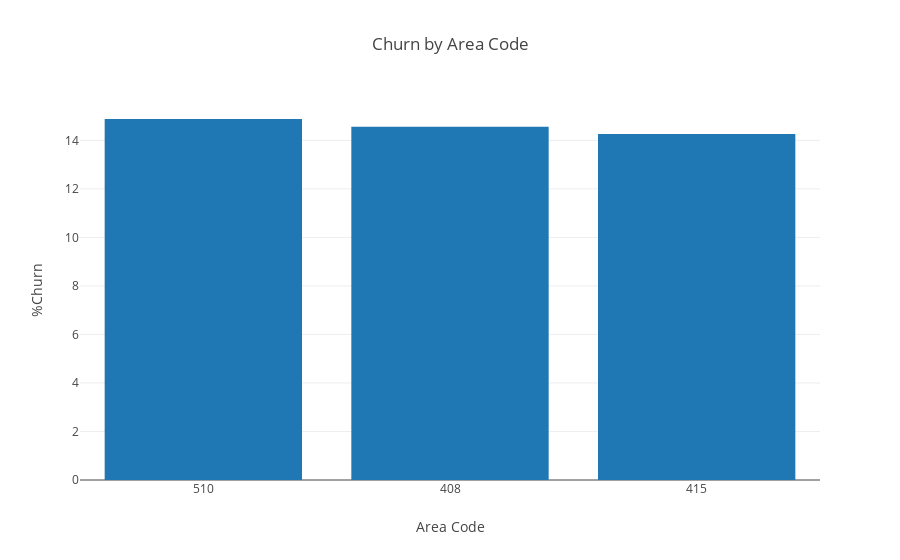

Write notebook code for a chart like this one.
### Code cell
barPlot(pctgChurnByAreaCode, title='Churn by Area Code', 
          xaxis="Area Code", yaxis="%Churn", xcat=True)

### Figure 1 — Plotly figure (JSON) as saved in the notebook; plotly's stock layout.template omitted (floating-point values rounded to 4 significant figures)
{"data": [{"type": "bar", "x": [510, 408, 415], "y": [14.88, 14.56, 14.26]}], "layout": {"title": "Churn by Area Code", "xaxis": {"title": "Area Code", "type": "category"}, "yaxis": {"title": "%Churn"}}}
